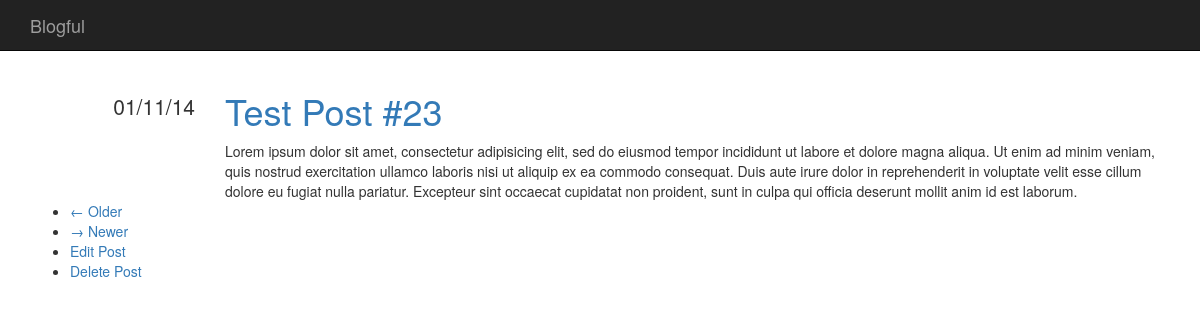
Screenshot of /post/23 with the database file from the repository.
### blog/models.py (models this page shows)
class Post(Base):
    __tablename__ = "posts"
    id = Column(Integer, Sequence("post_id_sequence"), primary_key=True)
    title = Column(String(1024))
    content = Column(Text)
    datetime = Column(DateTime, default=datetime.datetime.now)
    author_id = Column(Integer, ForeignKey('users.id'))

### blog/views.py (the view)
@app.route("/")
@app.route("/post/<int:post>")
def posts(post=1, paginate_by=1):
    page_index = post #- 1
    count = session.query(Post).count()
    start = page_index * paginate_by
    end = start + paginate_by
    total_pages = (count - 1) / paginate_by + 1
    has_next = page_index > 0
    has_prev = page_index < total_pages - 1
    posts = session.query(Post)
    posts = posts.order_by(Post.datetime)
    posts = posts[start:end]
    return render_template("posts.html",
        posts=posts,
        has_next=has_next,
        has_prev=has_prev,
        post=post,
        total_pages=total_pages
    )

### blog/filters.py (called while the page is built)
@app.template_filter()
def dateformat(date, format):
    if not date:
        return None
    return date.strftime(format)

### blog/templates/posts.html
{% import "macros.html" as macros %}
{% extends "base.html" %}
{% block content %}
{% for post in posts %}
{{ macros.render_post(post) }}
{% endfor %}
<ul class="poster">
    {% if has_next %}
    <li class="previous" >
    <a href="{{ url_for('posts', post=post - 1) }}">&larr; Older</a>
    </li>
    {% endif %}
    {% if has_prev %}
    <li class="next">
    <a href="{{ url_for('posts', post=post + 1) }}">&rarr; Newer</a>
    </li>
    {% endif %}
    <li class="edit">
    <a href="edit/{{post}}">Edit Post</a>
	</li>
	<li class="delete">
    <a href="delete/{{post}}">Delete Post</a>
	</li>
</ul>
{% endblock %}

### blog/templates/macros.html (shortened to what this page needs)
{% macro render_post(post) %}
<div class="row">
    <div class="col-md-2 text-right metadata">
        <ul class="list-unstyled">
            <li>
                {{ post.datetime | dateformat("%d/%m/%y") }}
            </li>
        </ul>
    </div>
    <div class="col-md-10">
        <h1>
            <a href="/post/{{post.id -1}}">{{ post.title }}</a>
        </h1>
        {{ post.content | safe }}
    </div>
</div>
{% endmacro %}

### blog/static/css/main.css (style rules this page uses)
div.metadata { margin-top: 20px; font-size: 1.5em; }

### rows the page displays
Post: datetime "01/11/14", title "Test Post #23", content "Lorem ipsum dolor sit amet, consectetur adipisicing elit, sed do eiusmod tempor incididunt ut labore et dolore magna aliqua. Ut enim ad minim veniam, quis nostrud exercitation ullamco laboris nisi ut aliquip ex ea commodo consequat. Duis aute irure dolor in reprehenderit in voluptate velit esse cillum dolore eu fugiat nulla pariatur. Excepteur sint occaecat cupidatat non proident, sunt in culpa qui officia deserunt mollit anim id est laborum."
